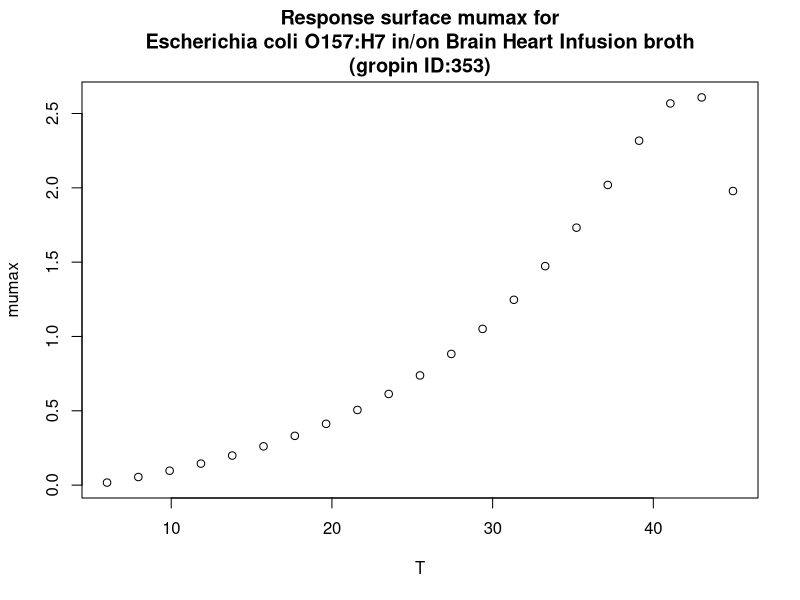

Here is the R script that generated this plot:
#############################
# start of Parameter script
#############################
T <- seq(6.006,44.955044955045,length.out=21)
#############################
# end of Parameter script
#############################
############################# 
# start of Model script Gropin ID 353 
#############################
 
# constant coefficients for this model
 
variables <- data.frame(T)
argumentsPar <- expand.grid(variables)
 
# heart of the model
response_surface <- function(T) {
   mumax <-(-0.366+3.003*exp(-((log(2)/(log(0.296)^2))*log((((T-42.330)*((0.296^2)-1))/(15.653*0.296))+1)^2)))

return(mumax=mumax)
} 

# output parameters
responseSurface <- cbind(argumentsPar,response_surface(argumentsPar['T']))
colnames(responseSurface) <- c(colnames(argumentsPar),'mumax')
#############################
# End of Model script
#############################
############################# 
# start of Visualisation script Gropin ID 353 
#############################
plot(T,responseSurface$'mumax',xlab='T',
                          ylab='mumax',main='Response surface mumax for
Escherichia coli O157:H7 in/on Brain Heart Infusion broth
(gropin ID:353)')
#############################
# End of Visualisation script
#############################
